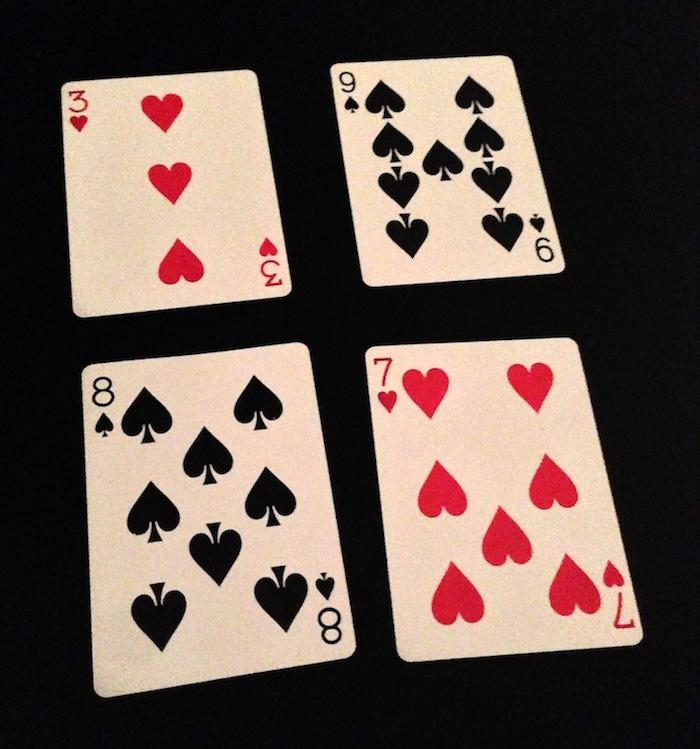
#> input picture Resources/Unwarp_image.jpg, 700 x 749 px, found by its file name
$ python 06_Warp_Perspective.py
#> lines starting #> are read from the running program, lines starting #| are printed output that depends on the picture; after the words box and inside, x2 and y2 are one past the last pixel; in counts of white or black regions, pixels touching at a corner belong together
import cv2
import numpy as np

img = cv2.imread(r"C:\Users\CHAND\PycharmProjects\OpenCV_Murtazas_Workshop\Resources\Unwarp_image.jpg")
#> img is the input picture: shape (749, 700, 3); mean B, G, R 79.2, 87.1, 103.6
print(img.shape)
#| (749, 700, 3)


# Performing Warp perspective to get its bird eye view

pts1 = np.int32([[75,375],[310,350],[95,699],[350,650]])
# print(pts1)
for x in range(4):
    cv2.circle(img,(pts1[x][0],pts1[x][1]),5,(200,15,200),cv2.FILLED)
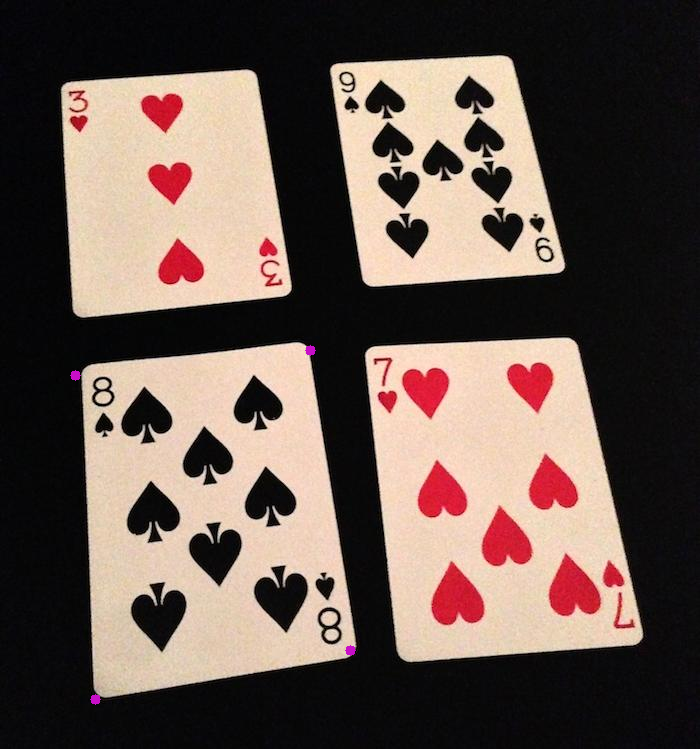
#> img: shape (749, 700, 3); 0.06% of pixels changed, all inside (x1, y1, x2, y2) = (70, 345, 356, 705)

width = 150
height = 200
pts2 = np.int32([[0,0],[width,0],[0,height],[width,height]])

pts1 = pts1.astype('float32')
pts2 = pts2.astype('float32')

matrix = cv2.getPerspectiveTransform(pts1,pts2) # IMPORTANT: Here, pts should be in float32 type
#> matrix = [[0.662, -0.0409, -34.32], [0.0796, 0.748, -286.6], [-0.000254, 0.00035, 1]]

imgOut = cv2.warpPerspective(img,matrix,(width,height))
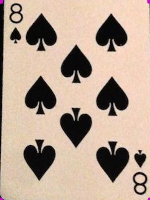
#> imgOut: shape (200, 150, 3); mean B, G, R 146.8, 163.4, 184.3


cv2.imshow("Unwarped Image",img)
cv2.imshow("Bird Eye View",imgOut)

cv2.waitKey(0)
